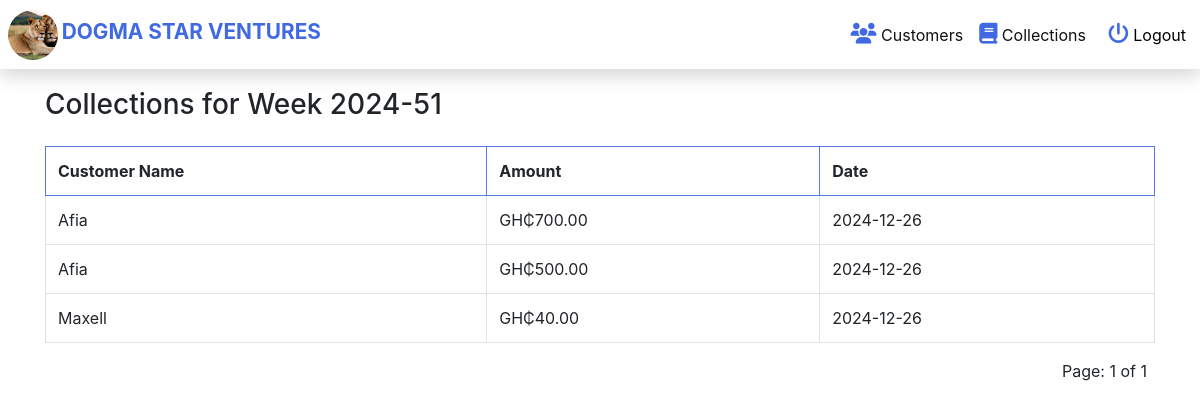
/weekly-collection/2024-51/ (signed in), run on an earlier commit of the app's database.
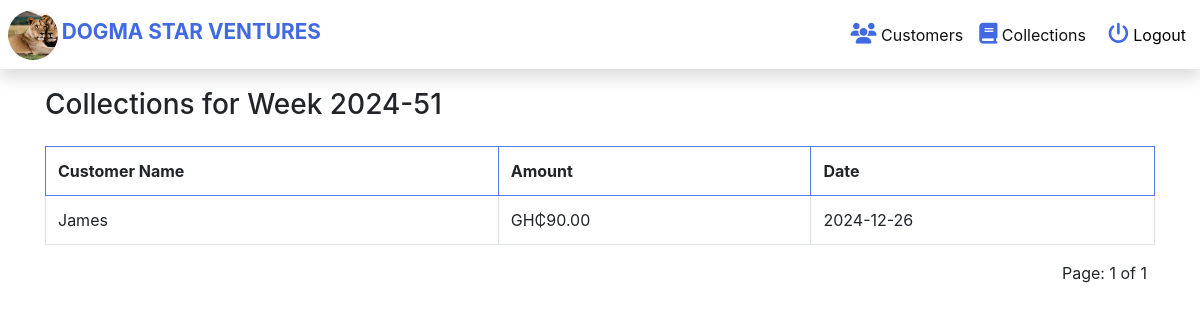
And on a later commit of the database.
### savings/models.py (models this page shows, shortened)
class Collection(models.Model):
    worker = models.ForeignKey(Worker, on_delete=models.CASCADE)
    customer = models.ForeignKey(Customer, on_delete=models.CASCADE)
    amount = models.DecimalField(max_digits=10, decimal_places=2)
    date = models.DateTimeField(auto_now_add=True)  # Changed to DateTimeField

class Customer(models.Model):
    name = models.CharField(max_length=150, default='name')
    next_of_kin = models.CharField(max_length=100, default='next_of_kin')
    balance = models.DecimalField(max_digits=10, decimal_places=2, default=0.0)
    customer_image = models.ImageField(
        upload_to='media_file', default='default.jpg')
    joined = models.DateTimeField(auto_now_add=True)
    account_number = models.CharField(
        max_length=20, unique=True, blank=True, null=True)  # Field for account number

### savings/views.py (the view)
class WeeklyCollectionDetailView(LoginRequiredMixin, View):
    def get(self, request, week, *args, **kwargs):
        context = {
            'collections': [],
            'week': week,
            'page_obj': None,
        }
        try:
            worker = Worker.objects.get(user=request.user)
            start_of_week = datetime.strptime(week + "-1", "%Y-%U-%w")
            end_of_week = start_of_week + \
                timedelta(days=6)  # End of the week (Sunday)
            collections = Collection.objects.filter(
                worker=worker,
                date__gte=start_of_week,
                date__lte=end_of_week
            )
            paginator = Paginator(collections, 5)  # 5 collections per page
            page_number = request.GET.get('page')
            page_obj = paginator.get_page(page_number)
            context.update({
                'collections': collections,
                'week': week,
                'page_obj': page_obj
            })
        except Worker.DoesNotExist:
            context['error_message'] = "You are not assigned as a worker in the system."
        return render(request, 'savings/weekly_collection_detail.html', context)

### templates/savings/weekly_collection_detail.html (shortened to what this page needs)
{% extends 'base.html' %}
{% block content %}
<div class="container mt-5">
    <h3>Collections for Week {{ week }}</h3>
    <div class="collection__table">
        <table class="table table-bordered card__border mt-3">
            <thead>
                <tr>
                    <th>Customer Name</th>
                    <th>Amount</th>
                    <th>Date</th>
                </tr>
            </thead>
            <tbody>
                {% for collection in page_obj %}
                <tr>
                    <td>{{ collection.customer.name }}</td>
                    <td>GH₵{{ collection.amount }}</td>
                    <td>{{ collection.date|date:"Y-m-d" }}</td>
                </tr>
                {% empty %}
                <tr>
                    <td colspan="3" class="text-center">No collections available for this week</td>
                </tr>
                {% endfor %}
            </tbody>
        </table>
    </div>
    <div class="pagination">
        <span class="mr-2">Page: {{ page_obj.number }} of {{ page_obj.paginator.num_pages }}</span>
    </div>
</div>
{% endblock %}

### templates/base.html (shortened to what this page needs)
{% load static %}
<!DOCTYPE html>
<html lang="en">
<head>
  <link rel="stylesheet" href="{% static 'css/main.css' %}" />
  <link rel="stylesheet" href="https://cdn.jsdelivr.net/npm/bootstrap@4.6.2/dist/css/bootstrap.min.css"
 />
  <link rel="stylesheet" href="https://cdnjs.cloudflare.com/ajax/libs/font-awesome/6.5.1/css/all.min.css"
 />
</head>
<body>
  {% include 'partial/header_partial.html' %}
  <main class="main__wrapper">
    {% block content %} {% endblock content %}
  </main>
</body>
</html>

### templates/partial/header_partial.html (shortened to what this page needs)
{% load static %}
<nav class="nav__bar shadow">
  <div>
    <a href="{% url 'worker_dashboard' %}" class="logo">
      <img src="{% static 'img/logo.webp' %}" alt="">
      <span class="logo__text">DOGMA STAR VENTURES</span>
    </a>
  </div>
  <div class="user__detail__desktop">
    {% if user.is_authenticated %}
    <a href="{% url 'customer_list' %}" class="logo">
      <i class="fa-solid fa-users"></i>
      Customers
    </a>
    <a href="{% url 'weekly_collections' %}" class="logo">
      <i class="fa-solid fa-book"></i>
      Collections
    </a>
    <form class="" action="{% url 'logout' %}" method="post">
      <button type="submit" class="auth__status">
        <i class="fa-solid fa-power-off"></i>
        Logout</button>
    </form>
    {% else %}
    <div class="">
      <i class="fa-solid fa-user-lock auth__status"></i>
      <a href="{% url 'login' %}" class="auth__status">Login</a>
    </div>
    {% endif %}
  </div>
</nav>

### static/css/global.css (style rules this page uses)
body, h1, h2, h3, h4, h5, h6, p, ul, ol, li { margin: 0; padding: 0; }
:root { --primary-color: #4169e1; --primary-background: #4169e1e1; --border-color: #007bff40; --primary-color-light: #7a8589; --text-color: #4444; }
body { font-family: "Poppins", sans-serif; font-weight: 300; font-size: 14px; line-height: 1.5; overflow-x: hidden; }
.main__wrapper { margin-top: 5.5rem; margin-left: auto; margin-right: auto; }
a { color: var(--text-color) !important; text-decoration: none; font-weight: bolder; }
.shadow { box-shadow: 0 10px 6px var(--primary-color); }
.fa-solid, .fa-regular { color: var(--primary-color); font-size: 1.3rem; }
img { width: 100%; height: 300px; object-fit: cover; }
button { cursor: pointer; }
.card__border { border-color: var(--primary-color) !important; }
.table thead th { border-bottom: 1px solid var(--primary-background) !important; border-color: var(--primary-background) !important; }
tr { border-color: var(--primary-background) !important; }
.table-bordered { border: 1px solid var(--primary-background) !important; }

### static/css/header.css (style rules this page uses)
.nav__bar { display: flex; justify-content: space-between; align-items: center; padding: 0.6rem 0.5rem; position: fixed; top: 0; left: 0; width: 100%; z-index: 10; background-color: #fff; }
.logo img { width: 50px; height: 50px; border-radius: 50%; object-fit: cover; object-position: center center; }
.logo__text { font-size: 0.95rem; font-weight: medium; color: var(--primary-color); }
.user__detail__desktop { display: none; }

### static/css/header-media.css (style rules this page uses)
@media (min-width: 640px) { .logo__text { font-size: 1.3rem; font-weight: bold; } }
@media (min-width: 768px) { .user__detail__desktop { display: flex; justify-content: center; align-items: center; gap: 1rem; } }
@media (min-width: 768px) { .user__detail__desktop > a { color: #111 !important; font-weight: normal; } }
@media (min-width: 768px) { .auth__status { border: 0; outline: 0; background-color: #fff; } }

### static/css/worker_dashboard.css (style rules this page uses)
.collection__table { overflow-x: auto !important; }
.pagination { float: right; }

What changed in the data, as far as the page shows it:
removed Collection: customer.name "Afia", amount "700.00", date "2024-12-26"
removed Collection: customer.name "Afia", amount "500.00", date "2024-12-26"
removed Collection: customer.name "Maxell", amount "40.00", date "2024-12-26"
added Collection: customer.name "James", amount "90.00", date "2024-12-26"
